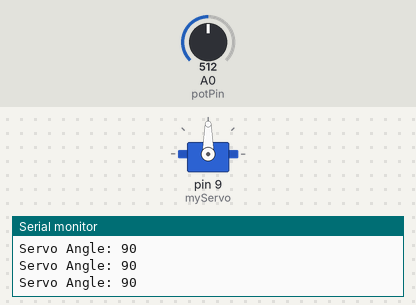
Simulated run of this sketch. Board: Arduino Uno, built with avr-gcc and run on an emulated ATmega328P. Shown: servo, the last lines printed to the serial monitor. The test bench sets the inputs (shaded band); at power-on: A0 (potPin) = 512.

Above: at 1.2 s.
1.3 s: A0 (potPin) set to 60
At 2.5 s:
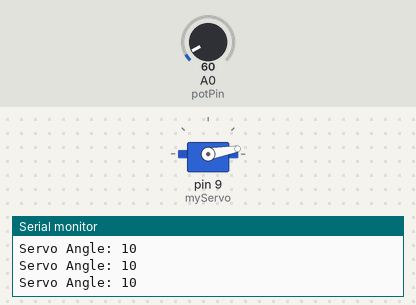
2.8 s: A0 (potPin) set to 51
At 3.7 s:
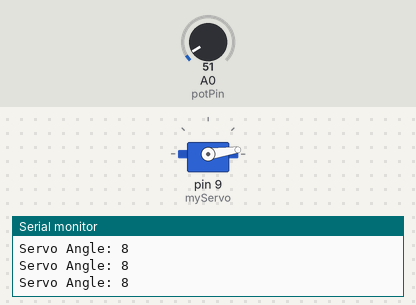
5.8 s: A0 (potPin) set to 122
At 7.0 s:
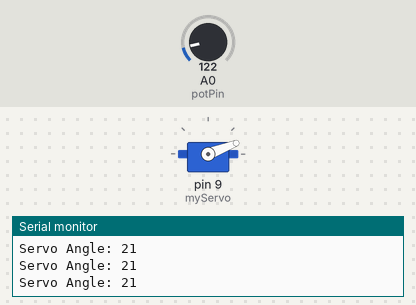
7.3 s: A0 (potPin) set to 306
At 8.3 s:
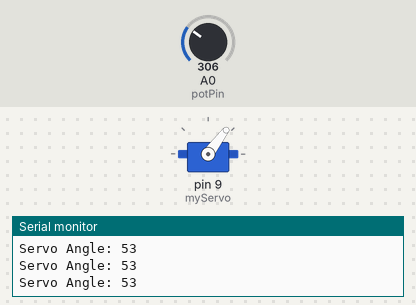
8.8 s: A0 (potPin) set to 716
At 9.5 s:
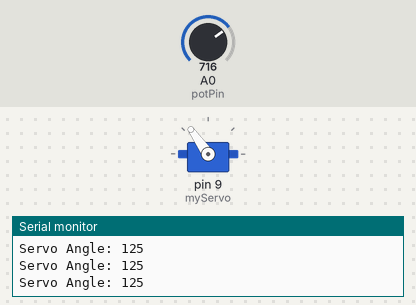
10.3 s: A0 (potPin) set to 900
At 10.6 s:
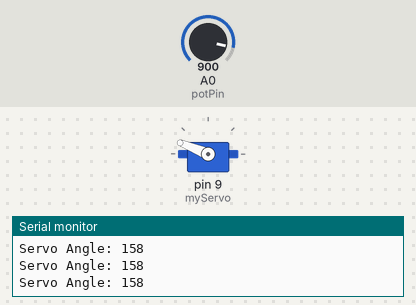
Timing chart, 0 to 12.8 s (numbered marks = the images above; inputs shaded):
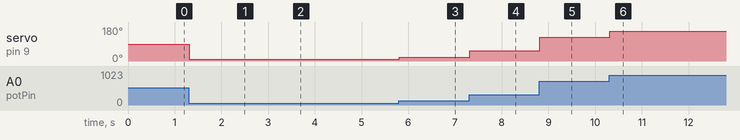

The sketch:

servo_automation_system.ino
```cpp
#include <Servo.h>

Servo myServo;

int potPin = A0;
int potValue;
int angle;

void setup() {

  myServo.attach(9);

  Serial.begin(9600);

}

void loop() {

  potValue = analogRead(potPin);

  angle = map(potValue, 0, 1023, 0, 180);

  myServo.write(angle);

  Serial.print("Servo Angle: ");
  Serial.println(angle);

  delay(15);

}
```

Measured:
- after the input at 1.3 s, servo on pin 9 (myServo): 90° → 10° at once
- after the input at 2.8 s, servo on pin 9 (myServo): 10° → 8° at once
- after the input at 5.8 s, servo on pin 9 (myServo): 8° → 21° at once
- after the input at 7.3 s, servo on pin 9 (myServo): 21° → 53° at once
- after the input at 8.8 s, servo on pin 9 (myServo): 53° → 125° at once
- after the input at 10.3 s, servo on pin 9 (myServo): 125° → 158° at once
